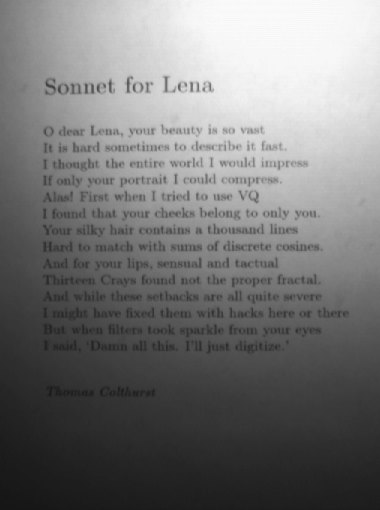
#> input picture Project0/images/sonnet.png, 380 x 510 px
$ python SonnetTask.py
#> lines starting #> are read from the running program, lines starting #| are printed output that depends on the picture; after the words box and inside, x2 and y2 are one past the last pixel; in counts of white or black regions, pixels touching at a corner belong together
#> in main, img is the input picture: shape (510, 380); min 21, max 250, mean 119.5
"""
 User: Yu Liang(Jasmine)
 Email: yxl5521@rit.edu
 Date: 2021/2/15
"""

import matplotlib.pyplot as plt
import skimage.io as io
import numpy as np
from fractions import Fraction
from scipy import ndimage


def plot_histogram(image):
    """
    Plot the histogram of sonnet image
    Use skimage to read in RGB image

    :return: None
    """
    plt.hist(image.flatten(), bins=256, range=[0, 256])
    plt.ylim(top=3000)
    plt.show()
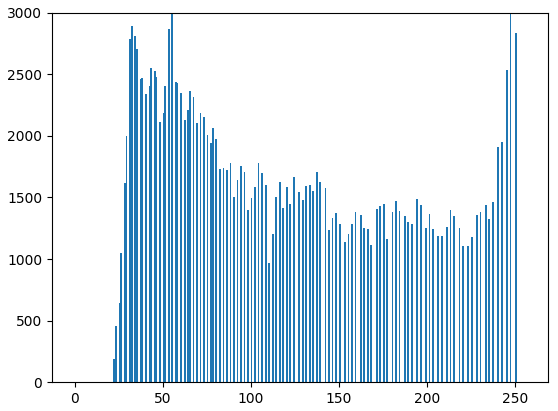
#> figure drawn by matplotlib, 1 panel; tallest bar 6170 high, from x = 247 to 248


def normalization(image):
    """
    Contrast stretching the image
    :param image: The image to be normalized
    :return: The normalized image
    """
    image = image.copy()
    max = np.amax(image)
    min = np.amin(image)
    upper = 255
    lower = 0
    for pixels in image:
        for idx in range(len(pixels)):
            pixels[idx] = (pixels[idx] - min) * Fraction((upper - lower), (max - min)) + lower
    return image


def make_window(block_size):
    """
    Make the window for calculating thresholds
    Will leave the middle(the one need to be replaced) empty
    :param block_size: the size of the Block
    :return: The window
    """
    kernel = np.ones((block_size, block_size))
    mid = int((block_size - 1) / 2)
    kernel[mid, mid] = 0
    return kernel


def mean_threshold(image, block_size, constant):
    """
    Calculate the threshold using mean(N*N) + C formula
    :param image: The image to convert
    :param block_size: The size of the block
    :param constant: The constant to add
    :return: The calculated thresholds for the image
    """
    img = image.copy()
    window = make_window(block_size)
    result = ndimage.generic_filter(img, np.nanmean, footprint=window, mode='constant', cval=np.NaN)
    threshold = result - constant
    return threshold


def median_threshold(image, block_size, constant):
    """
    Calculate the threshold using median(N*N) + C formula
    :param image: The image to convert
    :param block_size: The size of the block
    :param constant: The constant to add
    :return: The calculated thresholds for the image
    """
    window = make_window(block_size)
    result = ndimage.generic_filter(image, np.nanmedian, footprint=window, mode='constant', cval=np.NaN)
    threshold = result + constant
    return threshold


def otsus_method(data, possible_thresholds):
    """
    Use Otsu's Method to get the best threshold
    that can minimize the weighted variance for clusters
    :param data: all original images
    :param possible_thresholds: all thresholds that can be test
    :return: the best threshold we found
    """
    # set the initial value to infinite
    # to make the condition always tru at the first time
    best_mixed_var = np.inf

    # init best threshold to None
    best_th = None

    # make a copy of original data to make sure it won't be modified
    data = data.copy()

    for threshold in possible_thresholds:
        # left set with all data less than or equal to the threshold
        left_set = data[data <= possible_thresholds[threshold]]
        # right set is all data that's larger than the threshold
        right_set = data[data > possible_thresholds[threshold]]

        # the weight is the fraction of the left/right set of data
        wt_left = Fraction(len(left_set), len(data))
        wt_right = Fraction(len(right_set), len(data))

        # calculate the population variance of each set
        var_left = np.var(left_set)
        var_right = np.var(right_set)

        # compute the mixed variance to check if the current is the best threshold
        mixed_var = (wt_left * var_left) + (wt_right * var_right)
        if mixed_var <= best_mixed_var:
            best_mixed_var = mixed_var
            best_th = threshold
    return best_th


def find_threshold(image):
    """
    Try to find the best threshold
    Assign a range of block sizes and constants to try
    :param image: The image to convert
    :return: The best threshold with the used formula and block size and constant
    """
    blocks = list(range(3, 20, 2))
    constants = list(range(5, 7))
    thresholds = {}
    for block in blocks:
        for constant in constants:
            threshold = mean_threshold(image, block, constant)
            thresholds[(block, constant, 'mean')] = threshold
            threshold = median_threshold(image, block, constant)
            thresholds[(block, constant, 'median')] = threshold
    best = otsus_method(image, thresholds)
    return best


def modify_image(img, threshold, result=None):
    """
    Make all val larger than the threshold to 255(white)
    Make all val smaller and equals to the threshold to 0(black)
    :param img: The image to convert
    :param threshold:The threshold to compare
    :param result: The block size, constant and formula used to get this threshold
    :return: None
    """
#> called with threshold = 106
    img = img.copy()
    img[img > threshold] = 255
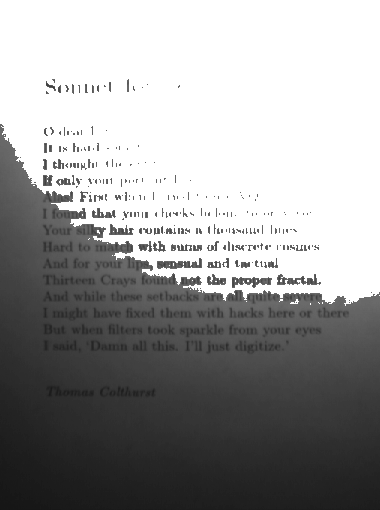
#> img: shape (510, 380); min 21, max 255, mean 155.5
    img[img <= threshold] = 0
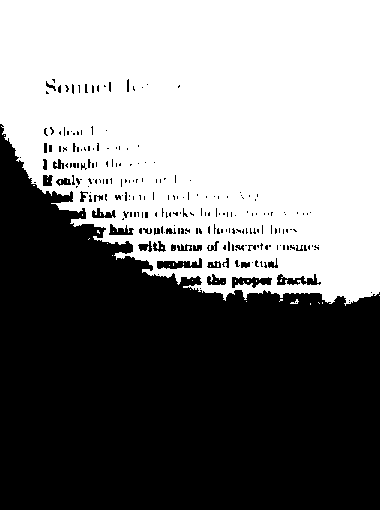
#> img: shape (510, 380); 48.9% white; 36 white regions (34 under 20 px), largest, box (x1, y1, x2, y2) and area: (0, 0, 380, 306) 94572, (290, 299, 299, 304) 21
    plt.imshow(img)
    if result is not None:
        plt.title("Block: {0}  Constant: {1} {2}".format(result[0], result[1], result[2]))
    plt.axis("off")
    plt.gray()
    plt.show()


def main():
    # read the image
    img = io.imread('./images/sonnet.png')
    # plot original histogram
    plot_histogram(img)
    # use manual threshold to modify the image
    modify_image(img, 106)
    # do the testing
    normalized = normalization(img)
#> in normalization, `max = np.amax(image)`: max = 250
#> in normalization, `min = np.amin(image)`: min = 21
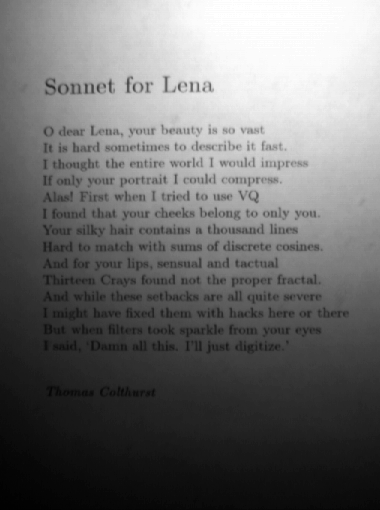
#> normalized: shape (510, 380); min 0, max 255, mean 109.2
    best = find_threshold(normalized)
#> the loop in find_threshold, `for block in blocks:` made 1 pass
#> pass 1, in median_threshold, `threshold = result + constant`:
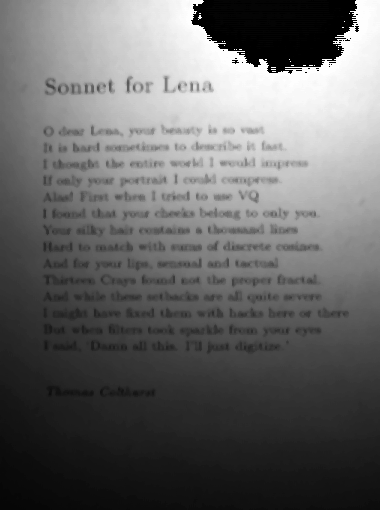
#> threshold: shape (510, 380); min 0, max 255, mean 102.9
#> after the loop in find_threshold, `for block in blocks:`: thresholds = 3 items
    # found that median need to be invert to get the best result
    if best[2] == 'median':
        threshold = median_threshold(normalized, best[0], -best[1])
        modify_image(normalized, threshold, (best[0], -best[1], 'median'))
        plot_histogram(threshold)
    else:
        threshold = mean_threshold(normalized, best[0], best[1])
        modify_image(normalized, threshold, best)
        plot_histogram(threshold)


if __name__ == '__main__':
#> (the run stopped early here; a loop or call above may not have finished)
